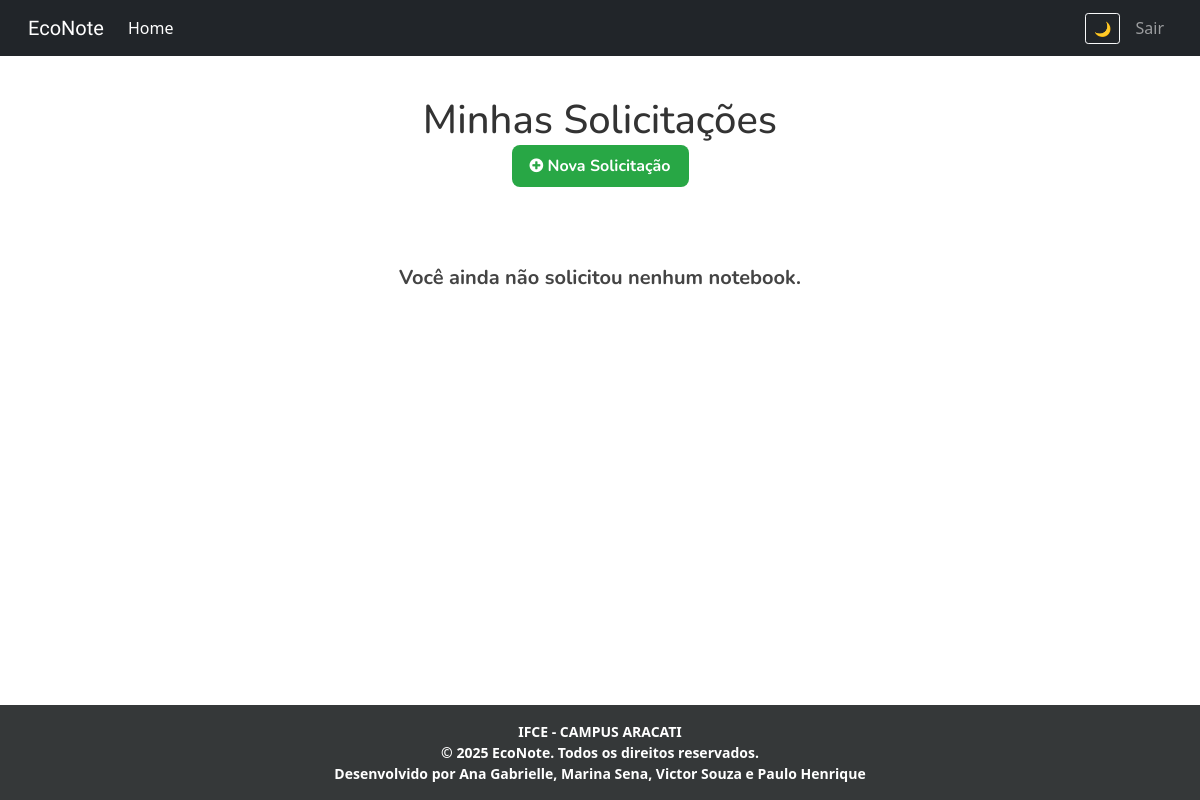
Page /minhas-solicitacoes/ (signed in) on the earlier database version.
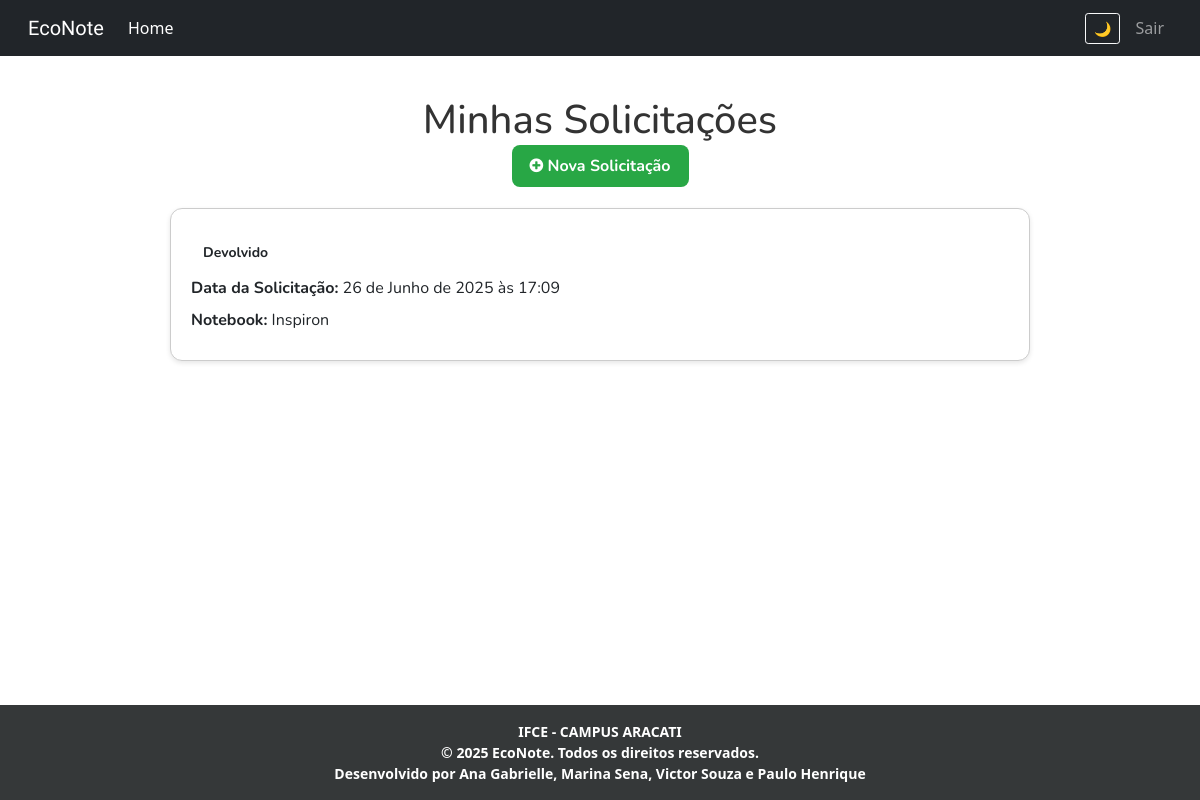
Same page on the later database version.
### EconoteApp/models.py (models this page shows, shortened)
class SolicitacaoNotebook(models.Model):
    CONTEXTOS = [
        ('Baixo', 'Baixo'),
        ('Médio', 'Médio'),
        ('Alto', 'Alto'),
    ]
    TEMPO_USO = [
        ('1_mês', '1 mês'),
        ('2_meses', '2 meses'),
        ('3_meses', '3 meses'),
        ('mais_3_meses', 'Mais de 3 meses'),
    ]
    aluno = models.ForeignKey(User, on_delete=models.CASCADE)
    nome = models.CharField(max_length=100)
    semestre = models.CharField(max_length=20)
    historico = models.FileField(upload_to='historicos/')
    contexto = models.CharField(max_length=10, choices=CONTEXTOS)
    tempo_uso = models.CharField(max_length=20, choices=TEMPO_USO)
    justificativa = models.TextField()
    indicacao_professor = models.TextField(
        blank=True,
        null=True,
        verbose_name="Indicação do Professor"
    )
    indicado_por_professor = models.ForeignKey(
        User,
        on_delete=models.SET_NULL,
        null=True, blank=True,
        related_name='indicacoes_feitas',
        verbose_name="Indicado Por"
    )
    data_solicitacao = models.DateTimeField(auto_now_add=True)
    status = models.CharField(
        max_length=20,
        default='Pendente',
        choices=[
            ('Pendente', 'Pendente'),
            ('Aprovado', 'Aprovado'),
            ('Recusado', 'Recusado'),
            ('Lista de Espera', 'Lista de Espera'),
            ('devolucao_pendente', 'Devolução Pendente'),
            ('Devolvido', 'Devolvido'), # Confirmado: 'Devolvido' está presente
        ]
    )
    tempo_concedido = models.CharField(
        max_length=20,
        choices=TEMPO_USO,
        blank=True,
        null=True
    )
    notebook = models.ForeignKey(Notebook, on_delete=models.SET_NULL, null=True, blank=True)
    avaliado_por = models.ForeignKey(
        User,
        null=True,
        blank=True,
        on_delete=models.SET_NULL,
        related_name='avaliacoes'
    )
    data_avaliacao = models.DateTimeField(null=True, blank=True)

class Notebook(models.Model):
    STATUS_CHOICES = [
        ('disponivel', 'Disponível'),
        ('emprestado', 'Emprestado'),
        ('manutencao', 'Em manutenção'),
        ('reciclado', 'Reciclado'),
        ('pendente', 'Pendente'),
        ('recebido', 'Recebido'),
    ]
    marca = models.CharField(max_length=100)
    modelo = models.CharField(max_length=100)
    processador = models.CharField(max_length=100, verbose_name="Processador")
    memoria_ram = models.CharField(max_length=50, verbose_name="Memória RAM")
    armazenamento = models.CharField(max_length=50, verbose_name="Armazenamento")
    imagem = models.ImageField(upload_to='notebooks/', null=True, blank=True)
    informacoes_extras = models.TextField(blank=True, null=True, verbose_name="Informações extras")
    usuario = models.ForeignKey(User, on_delete=models.CASCADE, verbose_name="Usuário Doador/Cadastrador")
    data_cadastro = models.DateTimeField(auto_now_add=True, verbose_name="Data de Cadastro")
    data_entrega = models.DateField(verbose_name="Data de entrega para o responsável", null=True, blank=True)
    status = models.CharField(
        max_length=20,
        choices=STATUS_CHOICES,
        default='pendente',
        help_text="Atualize o status conforme o ciclo de uso do notebook."
    )
    validado = models.BooleanField(default=False, help_text="Indica se o notebook foi validado pelo administrador.")
    em_uso = models.BooleanField(default=False, help_text="Indica se o notebook está atualmente em uso.")
    data_reciclagem = models.DateField(
        null=True, blank=True,
        verbose_name="Data da Reciclagem",
        help_text="Data em que o notebook foi marcado como reciclado."
    )
    destino_reciclagem = models.TextField(
        blank=True, null=True,
        verbose_name="Destino/Reaproveitamento da Reciclagem",
        help_text="Detalhes sobre para onde o notebook foi reciclado ou como seus componentes foram reaproveitados."
    )

### EconoteApp/views.py (the view)
# urls.py: path('minhas-solicitacoes/', views.minhas_solicitacoes_view, name='minhas_solicitacoes'),
@login_required
def minhas_solicitacoes_view(request):
    solicitacoes = SolicitacaoNotebook.objects.filter(aluno=request.user).order_by('-data_solicitacao')
    return render(request, 'projeto/minhas_solicitacoes.html', {'solicitacoes': solicitacoes})

### EconoteApp/templates/projeto/minhas_solicitacoes.html (shortened to what this page needs)
{% extends 'projeto/base.html' %}
{% load static %}
{% block assunto %}
<link rel="stylesheet" href="https://stackpath.bootstrapcdn.com/bootstrap/4.1.3/css/bootstrap.min.css">
<link rel="stylesheet" href="{% static 'css/solicitaçoes.css' %}">
<link rel="stylesheet" href="https://cdnjs.cloudflare.com/ajax/libs/font-awesome/6.5.0/css/all.min.css">
{% endblock %}
{% block conteudo %}
  <nav class="navbar navbar-expand-lg navbar-dark bg-dark">
    <div class="container-fluid">
      <a class="navbar-brand navbar-font" href="{% url 'home_aluno' %}">EcoNote</a>
      <div class="collapse navbar-collapse justify-content-between" id="navbarSupportedContent">
        <ul class="navbar-nav">
          <li class="nav-item"><a class="nav-link active" href="{% url 'home_aluno' %}">Home</a></li>
        </ul>
        <ul class="navbar-nav">
          <li class="nav-item d-flex align-items-center">
            <button id="toggle-mode" title="Alternar tema" aria-label="Alternar modo" class="btn btn-sm btn-outline-light mr-2">🌙</button>
            <a class="nav-link logout-link" href="#" onclick="confirmarLogout()">Sair</a>
          </li>
        </ul>
      </div>
    </div>
  </nav>
<div class="pagina-solicitacoes">
  <div class="conteudo-principal container-solicitacoes">
    <div class="header-solicitacoes">
      <h1>Minhas Solicitações</h1>
      <div class="botao-container">
        <a href="{% url 'solicitar_notebook' %}" class="btn-nova-solicitacao">
          <i class="fa fa-plus-circle"></i> Nova Solicitação
        </a>
      </div>
    </div>
    {% if solicitacoes %}
      {% for s in solicitacoes %}
        <div class="card-solicitacao">
          <p class="status">
            {% if s.status == "Aguardando" %}
              <span class="tag aguardando">⏳ {{ s.status }}</span>
            {% elif s.status == "Aprovado" %}
              <span class="tag aprovado">✅ {{ s.status }}</span>
            {% elif s.status == "Reprovado" %}
              <span class="tag reprovado">❌ {{ s.status }}</span>
            {% else %}
              <span class="tag">{{ s.status }}</span>
            {% endif %}
          </p>
          <p><strong>Data da Solicitação:</strong> {{ s.data_solicitacao }}</p>
          <p><strong>Notebook:</strong> {{ s.notebook.modelo }}</p>
        </div>
      {% endfor %}
    {% else %}
      <div class="mensagem-vazia">
        Você ainda não solicitou nenhum notebook.
      </div>
    {% endif %}
  </div>
</div>
<footer>
  <div class="footer-info">
    IFCE - CAMPUS ARACATI <br>
    © 2025 EcoNote. Todos os direitos reservados.<br>
    Desenvolvido por Ana Gabrielle, Marina Sena, Victor Souza e Paulo Henrique
  </div>
</footer>
{% endblock %}

Differences in the rows shown:
added SolicitacaoNotebook: status "Devolvido", data_solicitacao "26 de Junho de 2025 às 17:09", notebook.modelo "Inspiron"
Other differences:
text no longer shown: "Você ainda não solicitou nenhum notebook."
